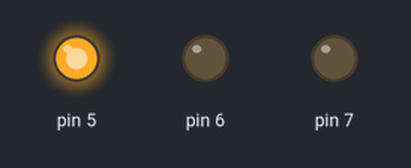
Simulated run of this sketch. Board: Arduino Uno, built with avr-gcc and run on an emulated ATmega328P. Shown: output pins drawn as LEDs (lit = HIGH).

Above: at 0.2 s.
At 2.2 s:
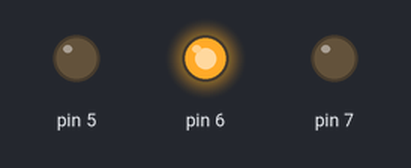
At 4.5 s:
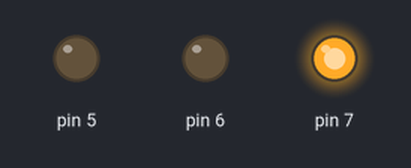
Timing chart, 0 to 6.9 s (numbered marks = the images above):
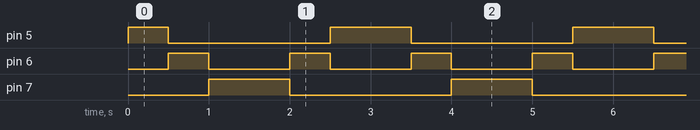

Measured:
- by itself, pin 5: repeats every 3.0 s: LOW 2.0 s, HIGH 1.0 s
- by itself, pin 6: alternates HIGH for 0.50 s and LOW for 1.0 s
- by itself, pin 7: alternates HIGH for 1.0 s and LOW for 2.0 s

The sketch:

codeLab2.ino
```cpp
int timer=500;

// the setup function runs once when you press reset or power the board
void setup() {
  // initialize digital pin LED_BUILTIN as an output.
  for(int thisPin=5;thisPin<8;thisPin++){
  pinMode(thisPin, OUTPUT);
  }

}

// the loop function runs over and over again forever
void loop() {
  for(int thisPin=5;thisPin<8;thisPin++){
    digitalWrite(thisPin, HIGH);
   delay(timer);
   digitalWrite(thisPin, LOW);
  }

  for(int thisPin=7;thisPin>=5;thisPin--){
    digitalWrite(thisPin, HIGH);
    delay(timer);
    digitalWrite(thisPin, LOW);
    }
}
```
